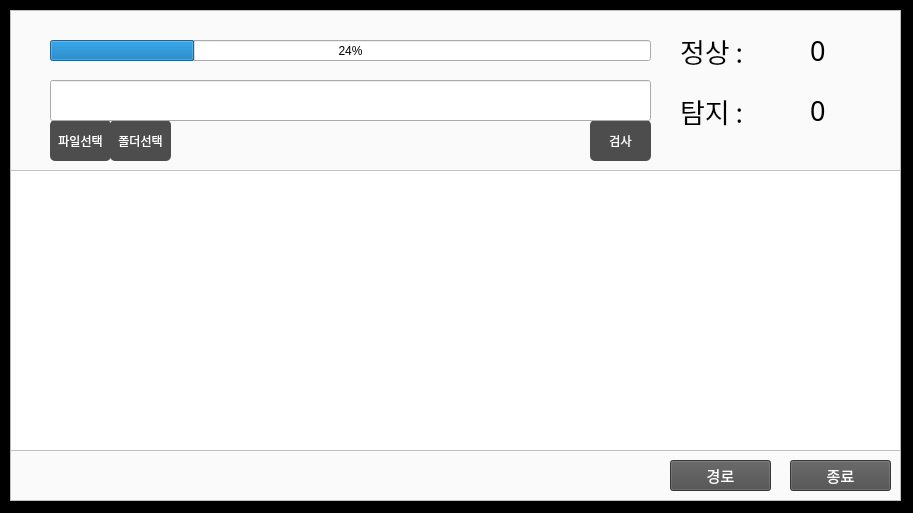
<?xml version="1.0" encoding="UTF-8"?>
<ui version="4.0">
 <class>Dialog</class>
 <widget class="QDialog" name="Dialog">
  <property name="geometry">
   <rect>
    <x>0</x>
    <y>0</y>
    <width>913</width>
    <height>513</height>
   </rect>
  </property>
  <property name="windowTitle">
   <string>빠른검사</string>
  </property>
  <property name="windowIcon">
   <iconset>
    <normaloff>fast.png</normaloff>fast.png</iconset>
  </property>
  <widget class="QTextBrowser" name="file_path">
   <property name="geometry">
    <rect>
     <x>10</x>
     <y>170</y>
     <width>891</width>
     <height>281</height>
    </rect>
   </property>
   <property name="font">
    <font>
     <family>D2Coding</family>
     <pointsize>11</pointsize>
    </font>
   </property>
   <property name="styleSheet">
    <string notr="true"/>
   </property>
  </widget>
  <widget class="QPushButton" name="find_path">
   <property name="geometry">
    <rect>
     <x>50</x>
     <y>120</y>
     <width>61</width>
     <height>41</height>
    </rect>
   </property>
   <property name="styleSheet">
    <string notr="true">color: rgb(255, 255, 255);
background-color: rgb(77, 77, 77);
border-radius: 5px</string>
   </property>
   <property name="text">
    <string>파일선택</string>
   </property>
  </widget>
  <widget class="QPushButton" name="check">
   <property name="geometry">
    <rect>
     <x>590</x>
     <y>120</y>
     <width>61</width>
     <height>41</height>
    </rect>
   </property>
   <property name="styleSheet">
    <string notr="true">color: rgb(255, 255, 255);
background-color: rgb(77, 77, 77);
border-radius: 5px</string>
   </property>
   <property name="text">
    <string>검사</string>
   </property>
  </widget>
  <widget class="QPushButton" name="find_path2">
   <property name="geometry">
    <rect>
     <x>110</x>
     <y>120</y>
     <width>61</width>
     <height>41</height>
    </rect>
   </property>
   <property name="styleSheet">
    <string notr="true">color: rgb(255, 255, 255);
background-color: rgb(77, 77, 77);
border-radius: 5px</string>
   </property>
   <property name="text">
    <string>폴더선택</string>
   </property>
  </widget>
  <widget class="QLineEdit" name="path">
   <property name="geometry">
    <rect>
     <x>50</x>
     <y>80</y>
     <width>601</width>
     <height>41</height>
    </rect>
   </property>
   <property name="readOnly">
    <bool>true</bool>
   </property>
  </widget>
  <widget class="QLabel" name="label_2">
   <property name="geometry">
    <rect>
     <x>680</x>
     <y>80</y>
     <width>111</width>
     <height>61</height>
    </rect>
   </property>
   <property name="font">
    <font>
     <family>휴먼둥근헤드라인</family>
     <pointsize>20</pointsize>
    </font>
   </property>
   <property name="text">
    <string>탐지 :</string>
   </property>
  </widget>
  <widget class="QLabel" name="label_3">
   <property name="geometry">
    <rect>
     <x>680</x>
     <y>20</y>
     <width>111</width>
     <height>61</height>
    </rect>
   </property>
   <property name="font">
    <font>
     <family>휴먼둥근헤드라인</family>
     <pointsize>20</pointsize>
    </font>
   </property>
   <property name="text">
    <string>정상 : </string>
   </property>
  </widget>
  <widget class="QLabel" name="path_find">
   <property name="geometry">
    <rect>
     <x>810</x>
     <y>80</y>
     <width>111</width>
     <height>61</height>
    </rect>
   </property>
   <property name="font">
    <font>
     <family>휴먼둥근헤드라인</family>
     <pointsize>20</pointsize>
    </font>
   </property>
   <property name="text">
    <string>0</string>
   </property>
  </widget>
  <widget class="QLabel" name="path_pass">
   <property name="geometry">
    <rect>
     <x>810</x>
     <y>20</y>
     <width>111</width>
     <height>61</height>
    </rect>
   </property>
   <property name="font">
    <font>
     <family>휴먼둥근헤드라인</family>
     <pointsize>20</pointsize>
    </font>
   </property>
   <property name="text">
    <string>0</string>
   </property>
  </widget>
  <widget class="QPushButton" name="finish_button">
   <property name="geometry">
    <rect>
     <x>790</x>
     <y>460</y>
     <width>101</width>
     <height>31</height>
    </rect>
   </property>
   <property name="font">
    <font>
     <family>한컴 고딕</family>
     <pointsize>11</pointsize>
    </font>
   </property>
   <property name="styleSheet">
    <string notr="true">color: rgb(255, 255, 255);
background-color: rgb(77, 77, 77);</string>
   </property>
   <property name="text">
    <string>종료</string>
   </property>
  </widget>
  <widget class="QPushButton" name="finish_button2">
   <property name="geometry">
    <rect>
     <x>670</x>
     <y>460</y>
     <width>101</width>
     <height>31</height>
    </rect>
   </property>
   <property name="font">
    <font>
     <family>한컴 고딕</family>
     <pointsize>11</pointsize>
    </font>
   </property>
   <property name="styleSheet">
    <string notr="true">color: rgb(255, 255, 255);
background-color: rgb(77, 77, 77);
</string>
   </property>
   <property name="text">
    <string>경로</string>
   </property>
  </widget>
  <widget class="QProgressBar" name="loading">
   <property name="geometry">
    <rect>
     <x>50</x>
     <y>40</y>
     <width>601</width>
     <height>21</height>
    </rect>
   </property>
   <property name="value">
    <number>24</number>
   </property>
  </widget>
  <widget class="QTextBrowser" name="textBrowser">
   <property name="geometry">
    <rect>
     <x>0</x>
     <y>0</y>
     <width>921</width>
     <height>521</height>
    </rect>
   </property>
   <property name="styleSheet">
    <string notr="true">background-color: rgb(0, 0, 0);</string>
   </property>
  </widget>
  <widget class="QTextBrowser" name="textBrowser_2">
   <property name="geometry">
    <rect>
     <x>10</x>
     <y>10</y>
     <width>891</width>
     <height>161</height>
    </rect>
   </property>
   <property name="styleSheet">
    <string notr="true">background-color: rgb(250, 250, 250);</string>
   </property>
  </widget>
  <widget class="QTextBrowser" name="textBrowser_3">
   <property name="geometry">
    <rect>
     <x>10</x>
     <y>450</y>
     <width>891</width>
     <height>51</height>
    </rect>
   </property>
   <property name="styleSheet">
    <string notr="true">background-color: rgb(250, 250, 250);</string>
   </property>
  </widget>
  <zorder>textBrowser</zorder>
  <zorder>file_path</zorder>
  <zorder>textBrowser_2</zorder>
  <zorder>find_path</zorder>
  <zorder>check</zorder>
  <zorder>find_path2</zorder>
  <zorder>path</zorder>
  <zorder>label_2</zorder>
  <zorder>label_3</zorder>
  <zorder>path_find</zorder>
  <zorder>path_pass</zorder>
  <zorder>loading</zorder>
  <zorder>textBrowser_3</zorder>
  <zorder>finish_button</zorder>
  <zorder>finish_button2</zorder>
 </widget>
 <resources/>
 <connections/>
</ui>
